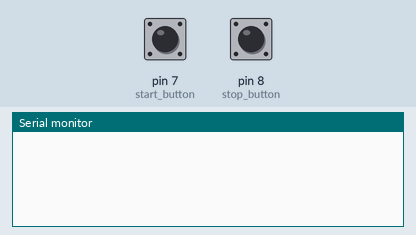
Bench run of a sketch on a simulated Arduino Uno, built with avr-gcc and run on an emulated ATmega328P. Parts: the last lines printed to the serial monitor. The test bench sets the inputs (shaded band); at power-on: pin 8 (stop_button) LOW, pin 7 (start_button) LOW.

Above: at 1.2 s.
1.3 s: pin 8 (stop_button) pulled HIGH for 0.15 s
At 2.4 s:
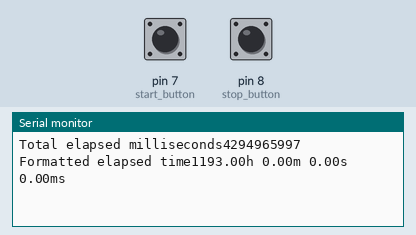
3.0 s: pin 8 (stop_button) pulled HIGH for 1 s
At 4.6 s:
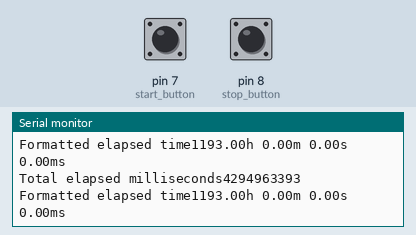
5.5 s: pin 8 (stop_button) driven HIGH
At 5.89 s:
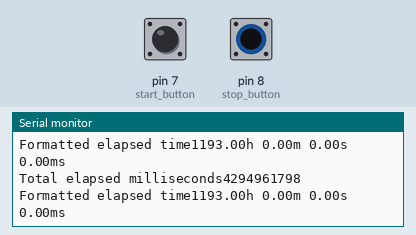

The sketch:

button_timer.ino
```cpp
unsigned long startb, stopb, elapsed;
void setup() {
Serial.begin(9600);
pinMode(7,INPUT); //start button
pinMode(8,INPUT); //stop button
}

void loop() {
  if(digitalRead(7)==HIGH){
    startb=millis();
    delay(200); //to do "debounce"
  }
if(digitalRead(8)==HIGH){
  stopb=millis();
  delay(200); //to do "debounce"
  seeRes();
}
}
void seeRes(){
  float h,m,s,ms;
  unsigned long rest;
  elapsed=startb-stopb;
  h=int(elapsed/3600000);
  m=int(rest/60000); //Number of minutes
  // I get the rest of the ms that do not reach a minute
  rest=rest%60000;
  s=int(rest/1000); //Number of seconds
  // I get the rest of the ms that do not reach a second
  ms=rest%1000;
  Serial.print("Total elapsed milliseconds");
  Serial.println(elapsed);
  Serial.print("Formatted elapsed time");
  Serial.print(h);Serial.print("h ");
  Serial.print(m);Serial.print("m ");
  Serial.print(s);Serial.print("s ");
  Serial.print(ms);Serial.print("ms ");
  Serial.println();
}
```

Measured:
- after the input at 1.3 s, the serial monitor: prints a new line after 0.20 s (image 1)
- after the input at 3.0 s, the serial monitor: prints a new line after 0.20 s (image 2)
- after the input at 5.5 s, the serial monitor: prints a new line after 0.20 s (image 3)
